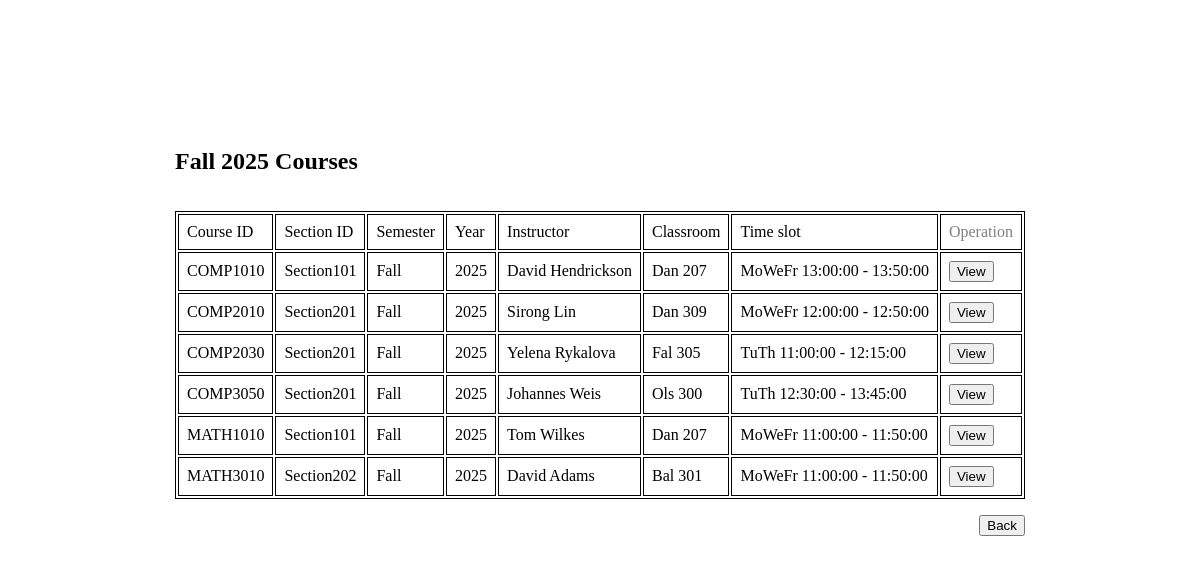
Before: /src/student_browse.php?student_id=0488917281 with the older database file.
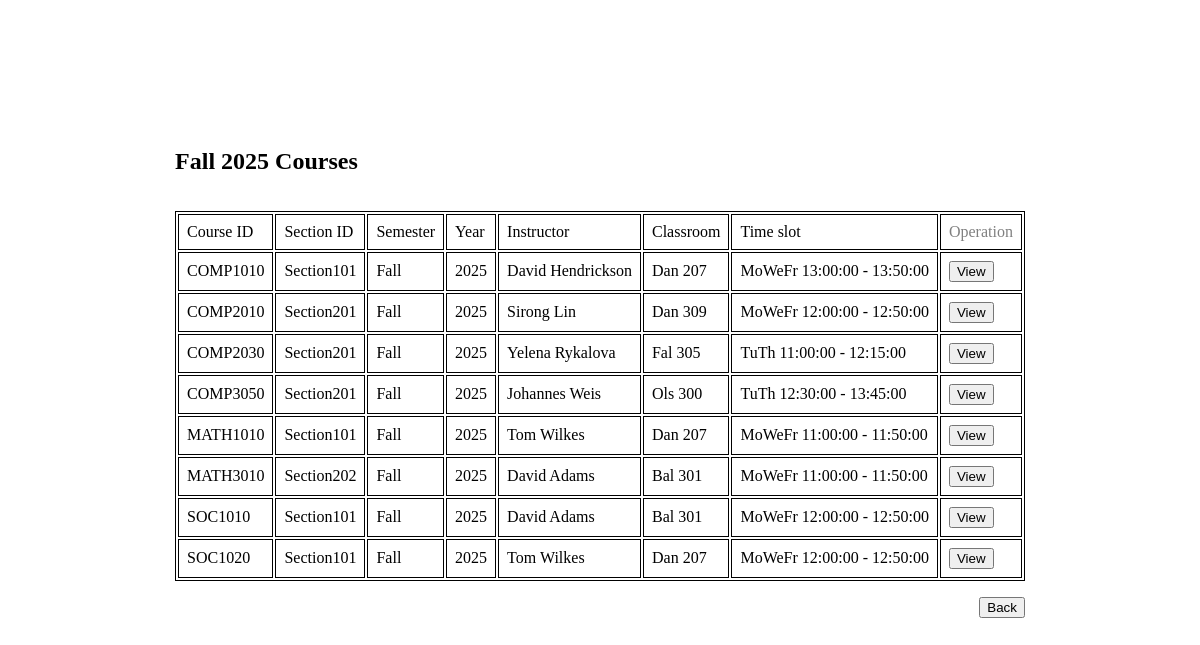
After: the same page with the newer database file.
### tables this page shows
create table section
(
    course_id     varchar(20),
    section_id    varchar(10),
    semester      varchar(6)
        check (semester in ('Fall', 'Winter', 'Spring', 'Summer')),
    year          numeric(4, 0) check (year > 1990 and year < 2100),
    instructor_id varchar(10),
    classroom_id  varchar(8),
    time_slot_id  varchar(8),
    primary key (course_id, section_id, semester, year),
    foreign key (course_id) references course (course_id)
        on delete cascade,
    foreign key (instructor_id) references instructor (instructor_id)
        on delete set null,
    foreign key (time_slot_id) references time_slot (time_slot_id)
        on delete set null
);

create table instructor
(
    instructor_id   varchar(10),
    instructor_name varchar(50) not null,
    title           varchar(30),
    dept_name       varchar(100),
    email           varchar(50) not null,
    primary key (instructor_id)
);

create table classroom
(
    classroom_id varchar(8),
    building     varchar(15) not null,
    room_number  varchar(7)  not null,
    capacity     numeric(4, 0),
    primary key (classroom_id)
);

create table time_slot
(
    time_slot_id varchar(8),
    day          varchar(10) not null,
    start_time   time        not null,
    end_time     time        not null,
    primary key (time_slot_id)
);

### src/common/pdo.php (called while the page is built)
<?php
function pdo_connect(): PDO
{
    $config = require __DIR__ . '/config.php';
    $database_config = $config['database'];
    $host = $database_config['host'];
    $dbname = $database_config['dbname'];
    $username = $database_config['username'];
    $password = $database_config['password'];
    return new PDO(
        "mysql:host=$host;dbname=$dbname;charset=utf8mb4",
        $username,
        $password,
        [
            PDO::ATTR_ERRMODE => PDO::ERRMODE_EXCEPTION,
            PDO::ATTR_DEFAULT_FETCH_MODE => PDO::FETCH_ASSOC,
            PDO::ATTR_EMULATE_PREPARES => false
        ]
    );
}
function pdo_instance(bool $original = false): PDO|null
{
    static $pdo;
    if ($original) {
        return $pdo;
    }
    if (!$pdo) {
        $pdo = pdo_connect();
    }
    return $pdo;
}
function bind_params(PDOStatement $stmt, array $params): PDOStatement
{
    foreach ($params as $key => $value) {
        $stmt->bindValue(':' . $key, $value);
    }
    return $stmt;
}
function execute(PDOStatement $stmt, array $params = []): bool
{
    if ($params !== []) {
        bind_params($stmt, $params);
    }
    return $stmt->execute();
}

### src/service/section.php (called while the page is built, shortened)
<?php
require_once __DIR__ . '/../minimal.php';
function get_all_sections_semester_year(string $semester, string $year): array
{
    $data = [
        "semester" => $semester,
        "year" => $year,
    ];
    $stmt = pdo_instance()->prepare(
        "
            SELECT * FROM section
            LEFT JOIN instructor ON section.instructor_id = instructor.instructor_id
            LEFT JOIN time_slot ON section.time_slot_id = time_slot.time_slot_id
            LEFT JOIN classroom ON section.classroom_id = classroom.classroom_id
            WHERE section.semester = :semester AND section.year = :year
        "
    );
    execute($stmt, $data);
    return $stmt->fetchAll();
}

### src/service/classroom.php (called while the page is built, shortened)
<?php
require_once __DIR__ . '/../minimal.php';
function classroom_to_string(array $classroom): string
{
    return $classroom['building'] . ' ' . $classroom['room_number'];
}

### src/service/time_slot.php (called while the page is built, shortened)
<?php
function time_slot_to_string(array $time_slot): string
{
    return $time_slot['time_slot_id'] === null
        ? ''
        : $time_slot['day'] . ' ' . $time_slot['start_time'] . ' - ' . $time_slot['end_time'];
}

### src/minimal.php (called while the page is built, shortened)
<?php
require_once __DIR__ . '/common/pdo.php';
function build_url(string $url, array $params = []): string
{
    $query_string = $params ? '?' . http_build_query($params, '', '&') : '';
    return $url . $query_string;
}

### src/student_browse.php (the view, shortened to what this page needs)
<?php
require_once 'minimal.php';
$semester = "Fall";
$year = "2025";
$student_id = $_GET['student_id'];
$sections = get_all_sections_semester_year($semester, $year);
function get_register_section_url(string $student_id, array $section): string
{
    return build_url(Page::REGISTER, [
        'student_id' => $student_id,
        'course_id' => $section['course_id'],
        'section_id' => $section['section_id'],
        'semester' => $section['semester'],
        'year' => $section['year'],
    ]);
}
$back_url = build_url(Page::STUDENT, ['student_id' => $student_id]);
?>
<html lang="en">
<head>
</head>
<body style="height: 100%;">
<div style="display: flex; justify-content: center; margin-top: 16vh;">
  <div style="display: flex; flex-direction: column; gap: 1rem;">
    <h2><?= $semester ?> <?= $year ?> Courses</h2>
    <table style="width:100%;">
      <tr>
        <td>Course ID</td>
        <td>Section ID</td>
        <td>Semester</td>
        <td>Year</td>
        <td>Instructor</td>
        <td>Classroom</td>
        <td>Time slot</td>
        <td style="color: grey;">Operation</td>
      </tr>
        <?php foreach ($sections as $section): ?>
          <tr>
            <td><?= $section['course_id'] ?></td>
            <td><?= $section['section_id'] ?></td>
            <td><?= $section['semester'] ?></td>
            <td><?= $section['year'] ?></td>
            <td><?= $section['instructor_name'] ?></td>
            <td><?= classroom_to_string($section) ?></td>
            <td><?= time_slot_to_string($section) ?></td>
            <td>
              <a href="<?= get_register_section_url($student_id, $section) ?>">
                <button>View</button>
              </a>
            </td>
          </tr>
        <?php endforeach; ?>
    </table>
    <div style="display: flex; justify-content: right;">
      <a href="<?= $back_url ?>">
        <button>Back</button>
      </a>
    </div>
  </div>
</div>
</body>
</html>

Changed rows visible on the page:
added section: course "SOC1010", section "Section101", semester "Fall", year "2025", instructor.instructor_name "David Adams", classroom.room_number "Bal 301", time_slot.end_time "MoWeFr 12:00:00 - 12:50:00"
added section: course "SOC1020", section "Section101", semester "Fall", year "2025", instructor.instructor_name "Tom Wilkes", classroom.room_number "Dan 207", time_slot.end_time "MoWeFr 12:00:00 - 12:50:00"
